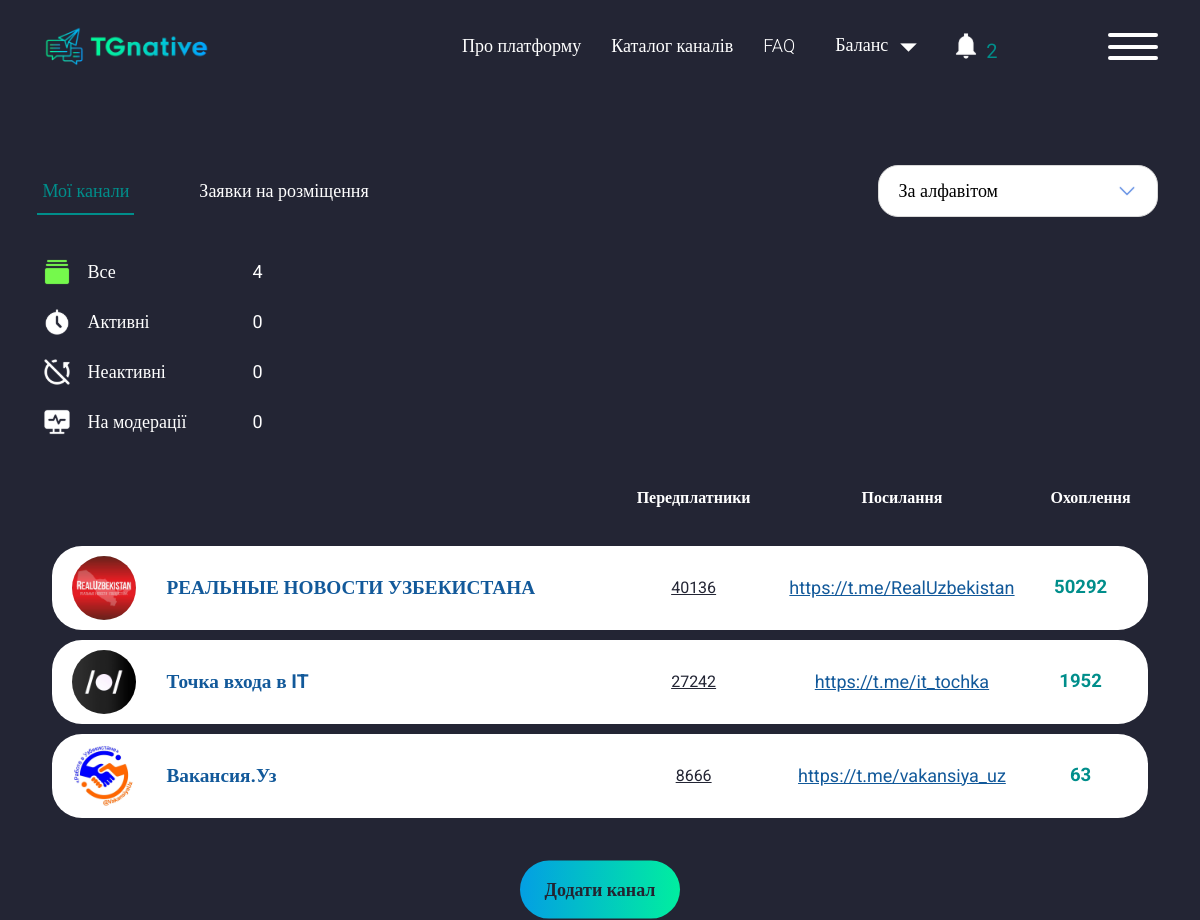
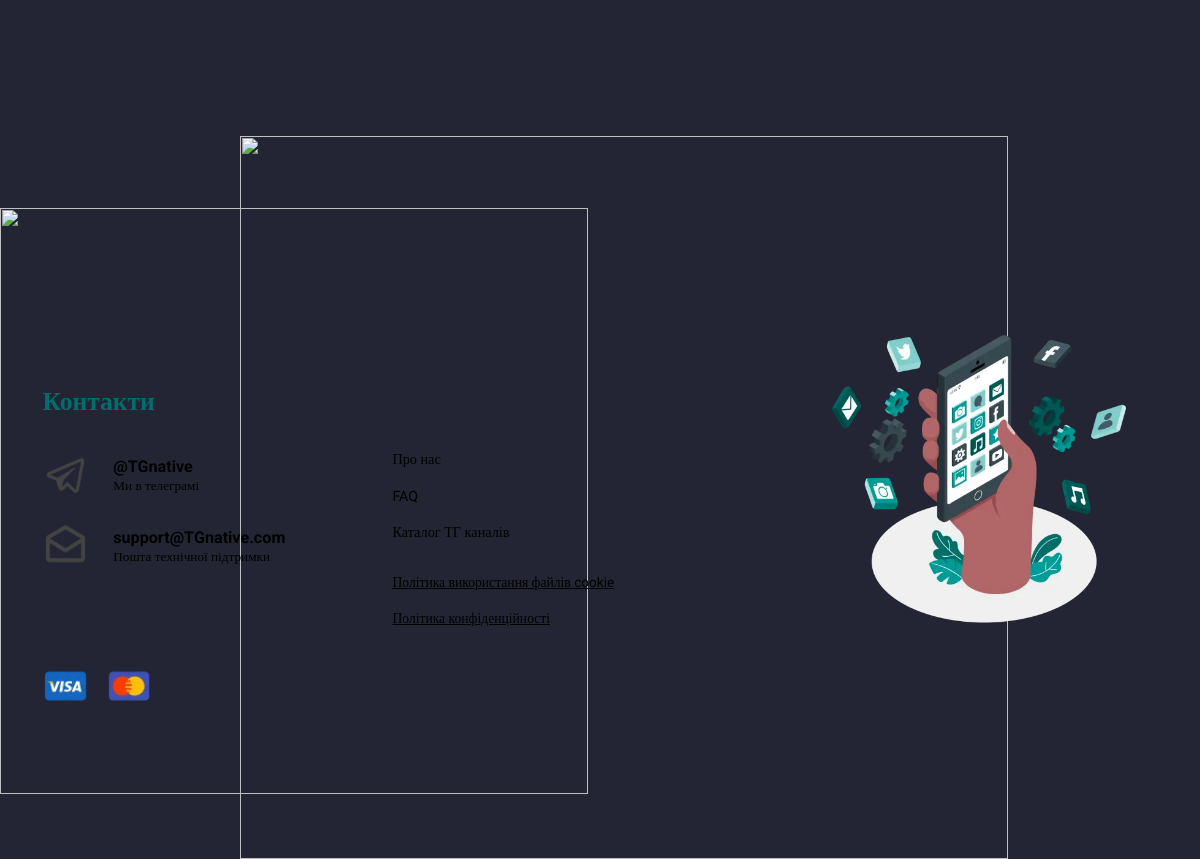
The page /logging/ (signed in) on the database its author committed (2 pictures, top to bottom).
### API/models.py (models this page shows, shortened)
class Chanel(models.Model):
    chanel_link=models.CharField(max_length=150)
    name=models.CharField(max_length=150,verbose_name="Называние канала")
    pictures=models.ImageField(verbose_name='Лого')
    subscribers=models.IntegerField()
    views=models.IntegerField()
    created_at=models.DateTimeField(auto_now_add=True)
    last_update=models.DateTimeField(auto_now=True)
    add_chanel =models.ForeignKey(Add_chanel, on_delete=models.CASCADE)
    username=models.CharField(max_length=140)
    daily_subscribers=models.IntegerField(default=0, blank=True, null=True)
    weekly_subscribers=models.IntegerField(default=0, blank=True, null=True)
    weekly_monthy = models.IntegerField(default=0, blank=True, null=True)
    class Meta:
        verbose_name="Канал"
        verbose_name_plural="Канал"
        ordering=['-subscribers']

### accounts/views.py (the view)
# urls.py: path('logging/', views.Cabinet_telegramPage.as_view(), name='logging'),
class Cabinet_telegramPage(LoginRequiredMixin, TemplateView):
    template_name = 'telegram_cabinet.html'
    login_url = reverse_lazy('login')
    def get_context_data(self, *, object_list=None, **kwargs):
        context = super().get_context_data(**kwargs)
        order_data=self.request.GET.get('order_data')
        context['chanel'] = Chanel.objects.filter(username=self.request.user).exclude(pictures="")
        context['number'] = Chanel.objects.filter(username=self.request.user).count()
        try:
            if order_data == 'order_data':
                context['order'] = Add_Reklama.objects.filter(chanel__username=self.request.user, aprove=True).order_by(
                    'order_data')
            else:
                context['order'] = Add_Reklama.objects.filter(chanel__username=self.request.user, aprove=True)
            context['count'] = Add_Reklama.objects.filter(chanel__username=self.request.user).count()
            context['aprove_owner']=Add_Reklama.objects.filter(chanel__username=self.request.user,aprove=False).count()
            context['aprove_admin']=Add_Reklama.objects.filter(chanel__username=self.request.user,aprove=True,status="DN").count()
            context['form']=Add_ReklamaStatus
        except Chanel.DoesNotExist:
            pass
        return context
    def dispatch(self, request, *args, **kwargs):
        if not request.user.is_authenticated:
            return redirect(self.login_url)
        if not Profile.objects.filter(username=request.user).exists():
            logout(request)
            return redirect(self.login_url)
        return super().dispatch(request, *args, **kwargs)

### accounts/templates/telegram_cabinet.html (shortened to what this page needs)
{% extends 'base.html' %}
{% load static %}
{% block content %}
    <main class="page">
			<section class="owner-cabinet">
				<div class="owner-cabinet__container">
					<div data-tabs class="tabs">
						<div class="tabs-row">
							<nav data-tabs-titles class="tabs-navigation">
								<button type="button" class="tabs-navigation__title _tab-active" id="my_channels">Мої канали</button>
								<button type="button" class="tabs-navigation__title" id="requests">Заявки на розміщення</button>
							</nav>
							<div class="tabs-row__item">
							</div>
						</div>
						<div data-tabs-body class="tabs__content">
							<div class="tabs__body" id="first">
								<div class="owner-cabinet__nav">
									<div class="owner-cabinet__nav-item">
										<button type="button" id="like" class="owner-cabinet__nav-title _active">
											<div class="table-row__btn" type="button">
												<img class="fill img-fluid" src="{% static 'img/owner-cabinet/1-fill.svg' %}" alt="">
											</div>
											Все
										</button>
										<div class="owner-cabinet__nav-count">{{number}}</div>
									</div>
									<div class="owner-cabinet__nav-item">
										<button type="button" id="like" class="owner-cabinet__nav-title">
											<div class="table-row__btn" type="button">
												<img class="not-fill img-fluid" src="{% static 'img/owner-cabinet/2.svg' %}" alt="">
											</div>
											Активні
										</button>
										<div class="owner-cabinet__nav-count">0</div>
									</div>
									<div class="owner-cabinet__nav-item">
										<button type="button" id="like" class="owner-cabinet__nav-title">
											<div class="table-row__btn" type="button">
												<img class="not-fill img-fluid" src="{% static 'img/owner-cabinet/3.svg' %}" alt="">
											</div>
											Неактивні
										</button>
										<div class="owner-cabinet__nav-count">0</div>
									</div>
									<div class="owner-cabinet__nav-item">
										<button type="button" id="like" class="owner-cabinet__nav-title">
											<div class="table-row__btn" type="button">
												<img class="not-fill img-fluid" src="{% static 'img/owner-cabinet/4.svg' %}" alt="">
											</div>
											На модерації
										</button>
										<div class="owner-cabinet__nav-count">0</div>
									</div>
								</div>
								{% if chanel %}
								<div class="table-wrap">
									<table class="table table_w">
										<thead>
											<tr>
												<th scope="col"></th>
												<th scope="col">
													<div class="label-white label-white_s16">Передплатники</div>
												</th>
												<th>
													<div class="label-white label-white_s16">Посилання</div>
												</th>
												<th>
													<div class="label-white label-white_s16">Охоплення</div>
												</th>
											</tr>
										</thead>
										<tbody>
                                       {% for item in chanel %}
											<tr>
												<td class="table-row" scope="row">
													<div class="table-row__head table-row__head_center">
														<a href="#" target="_blank" class="table-row__img">
															<picture><source srcset="/{{item.pictures}}" type="image/webp"><img class="img-fluid" src="/{{item.pictures}}" alt=""></picture>
														</a>
														<div class="table-row__content">
															<div class="table-row__content">
																<a href="#" target="_blank" class="label-dark-blue label-dark-blue_s20 hhv-green"> {{item.name}}</a>
															</div>
														</div>
													</div>
												</td>
												<td class="table-row">
													<button type="button"  class="label-dark label-dark_s16 label-underline hhv-green">
														{{item.subscribers}}</button>
												</td>
												<td class="table-row">
													<a href="{{item.chanel_link}}" target="_blank" class="label-dark-blue label-dark-blue_s16 label-underline hhv-green">{{item.chanel_link}}</a>
												</td>
												<td class="table-row">
													<div class="label-dark-green label-dark-green_fw700 label-dark_s20">
														{{item.views}} </div>
												</td>
											</tr>
                                        {% endfor %}
										</tbody>
									</table>
								</div>
								<div class="not-found-channels">
								<a href="{% url 'create' %}"><button class="button button_gradient" type="button">Додати канал</button></a></div>
							   {% endif %}
							</div>
						</div>
					</div>
				</div>
			</section>
		</main>
{% for item in order %}
	</div>
{% endfor %}
    {% endblock %}

### rows shown on the page
Chanel: pictures (picture), name "РЕАЛЬНЫЕ НОВОСТИ УЗБЕКИСТАНА", subscribers "40136", chanel_link "https://t.me/RealUzbekistan", views "50292"
Chanel: pictures (picture), name "Точка входа в IT", subscribers "27242", chanel_link "https://t.me/it_tochka", views "1952"
Chanel: pictures (picture), name "Вакансия.Уз", subscribers "8666", chanel_link "https://t.me/vakansiya_uz", views "63"

### other values the page prints
{{ number_count }} "2"
{{ number }} "4"
